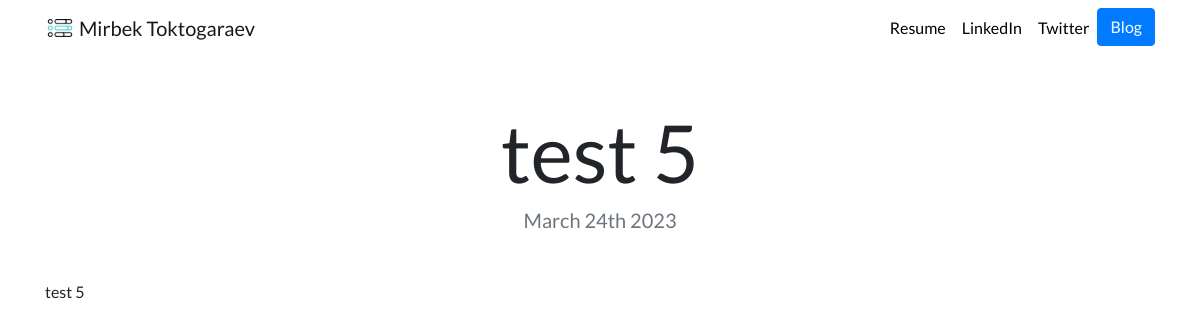
/blog/4/, run on an earlier commit of the app's database.
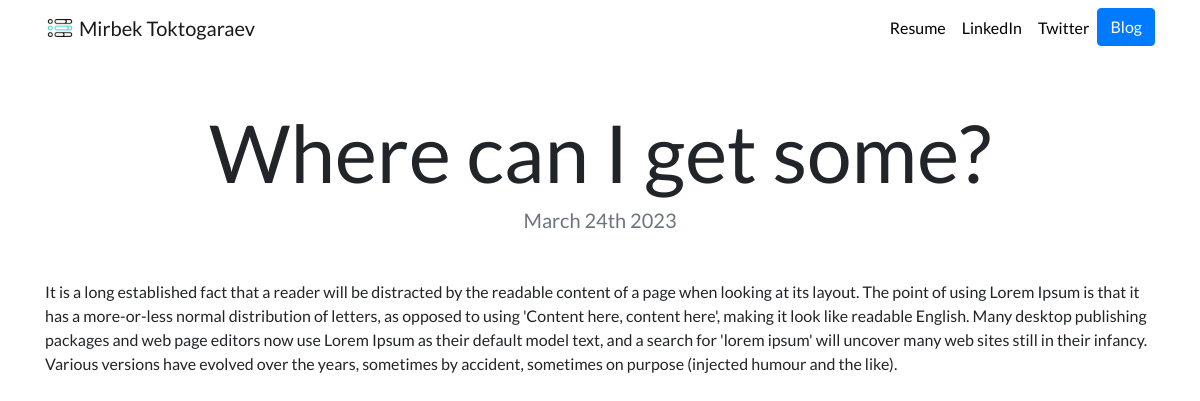
And on a later commit of the database.
### blog/models.py (models this page shows, shortened)
class Blog(models.Model):
    title = models.CharField(max_length=200)
    description = models.TextField()
    date = models.DateField()

### blog/views.py (the view)
# urls.py: path('<int:blog_id>/', views.detail, name='detail'),
def detail(request, blog_id):
    blog = get_object_or_404(Blog, pk=blog_id)
    return render(request, 'blog/detail.html', {'blog': blog})

### blog/templates/blog/detail.html
{% extends "portfolio/base.html" %} {% load static %} {% block content %}
<h1 class="text-center mt-5" id="blogdetailtitle">{{ blog.title }}</h1>
<h5 class="text-center text-muted mb-5">{{ blog.date|date:'F jS Y' }}</h5>
{{ blog.description|safe }} {% endblock %}

What changed in the data, as far as the page shows it:
changed Blog: title "test 5" → "Where can I get some?"; description "test 5" → "It is a long established fact that a reader will be distracted by the readable content of a page when looking at its layout. The point of using Lorem Ipsum is that it has a more-or-less normal distribution of letters, as opposed to using 'Content here, content here', making it look like readable English. Many desktop publishing packages and web page editors now use Lorem Ipsum as their default model text, and a search for 'lorem ipsum' will uncover many web sites still in their infancy. Various versions have evolved over the years, sometimes by accident, sometimes on purpose (injected humour and the like)."
